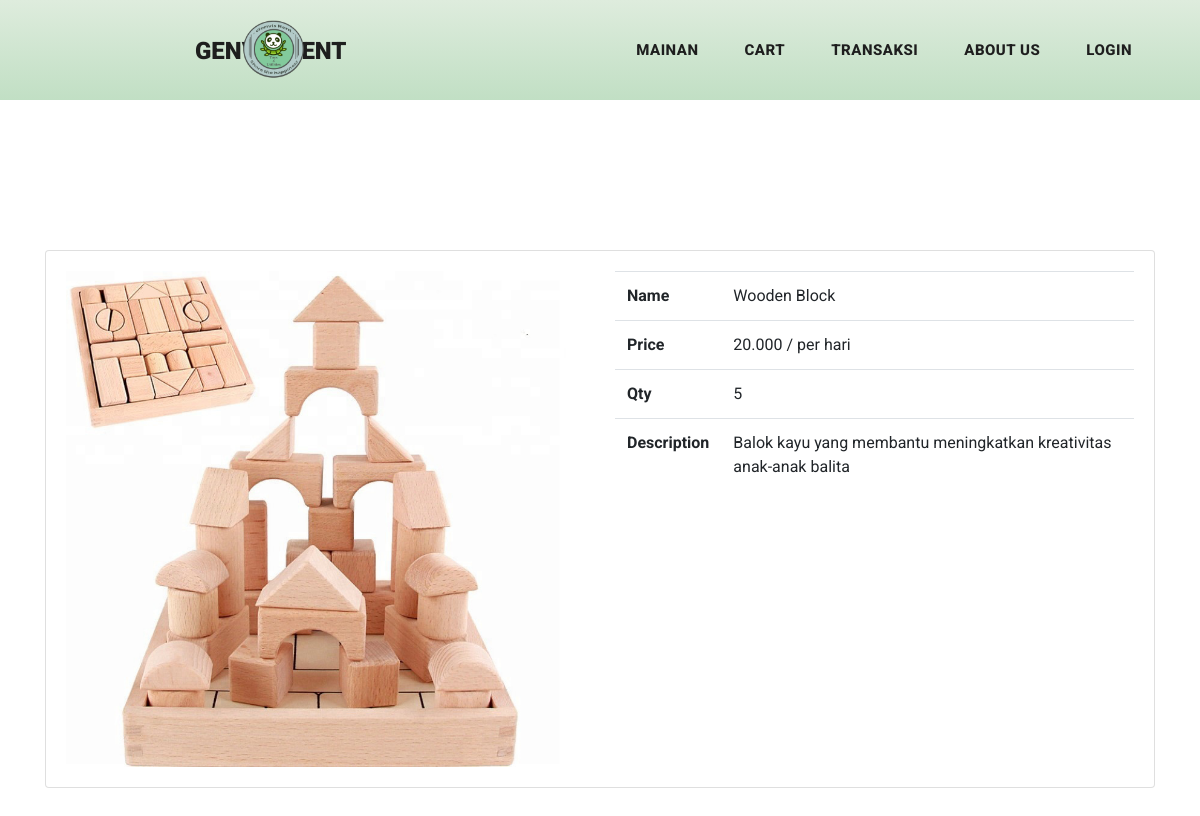
Screenshot of /customer/data_mobil/detail_mobil/1 with the database file from the repository.
### tables this page shows
CREATE TABLE `products` (
  `id_product` int(11) NOT NULL,
  `id_category` int(11) NOT NULL,
  `name` varchar(255) NOT NULL,
  `price` float NOT NULL,
  `qty` int(11) NOT NULL,
  `img_path` text NOT NULL,
  `description` text NOT NULL
);

### application/controllers/customer/Data_mobil.php (called while the page is built, shortened)
<?php
class Data_mobil extends CI_Controller{
  public function detail_mobil($id){
    $data['detail'] = $this->rental_model->ambil_id($id);
    $this->load->view('templates_customer/header');
    $this->load->view('customer/detail_mobil', $data);
    $this->load->view('templates_customer/footer');
  }
}

### index.php (called while the page is built, shortened)
<?php
require_once BASEPATH.'core/CodeIgniter.php';

### application/models/Rental_model.php (called while the page is built, shortened)
<?php
class Rental_model extends CI_Model{
  public function ambil_id($id){
    $hasil = $this->db->where('id_product', $id)->get('products');
    if($hasil->num_rows() > 0){
      return $hasil->result();
    }
    else{
      return false;
    }
  }
}

### application/views/customer/detail_mobil.php (the view)
<div class="container">
  <div style="height: 150px;"></div>
  <div class="card">
    <div class="card-body">
      <?php foreach($detail as $dt): ?>
      <div class="row">
        <div class="col-md-6">
          <img width="500px;" src="<?= base_url('assets/upload/').$dt->img_path; ?>" alt="">
        </div>
        <div class="col-md-6">
          <table class="table">
            <tr>
              <th>Name</th>
              <td><?= $dt->name; ?></td>
            </tr>
            <tr>
              <th>Price</th>
              <td><?=number_format($dt->price,0,',','.');?> / per hari</td>
            </tr>
            <tr>
              <th>Qty</th>
              <td><?= $dt->qty; ?></td>
            </tr>
            <tr>
              <th>Description</th>
              <td><?= $dt->description; ?></td>
            </tr>
          </table>
        </div>
      </div>
      <?php endforeach; ?>
    </div>
  </div>
</div>
<div style="height: 180px;"></div>

### assets/assets_shop/css/style.css (style rules this page uses)
body { font-family: 'Roboto', sans-serif; overflow-x: hidden; text-rendering: optimizeLegibility; -webkit-font-smoothing: antialiased; -moz-osx-font-smoothing: grayscale; }

### rows the page displays
products: img_path (picture), name "Wooden Block", price "20.000", qty "5", description "Balok kayu yang membantu meningkatkan kreativitas anak-anak balita"
